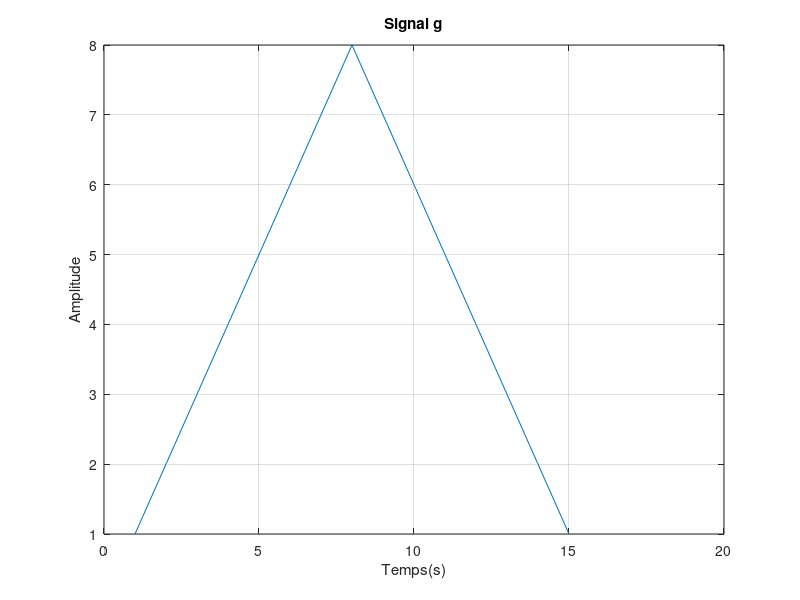
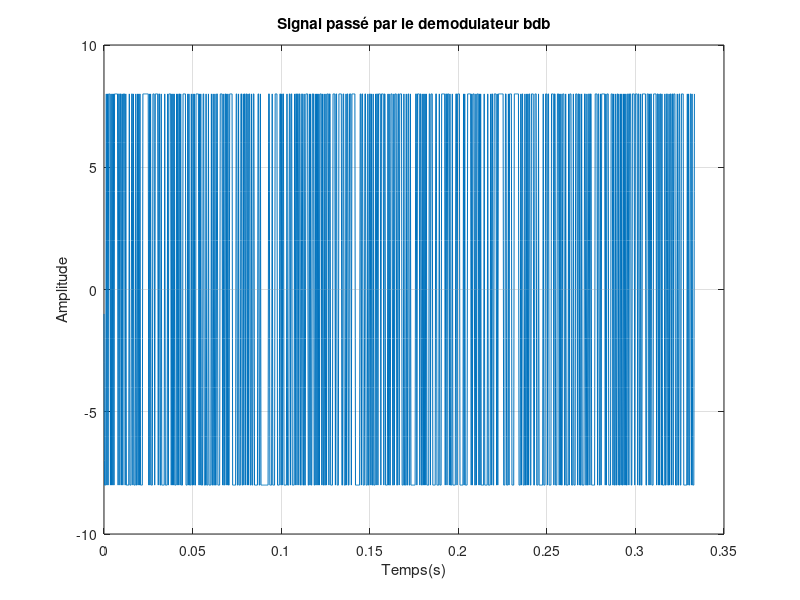

Write the MATLAB code that produced these figures, in order.
%Nettoyer l'interface
clc;
clear all;
close all;

%Constantes
Fe = 24000;
Rb = 3000;
Tb = 1/Rb;
Nbits = 1000;
Te = 1/Fe;
V = 1;

alpha = 0.2 ;
L = 8;
Te = 1 / Fe;
bits = randi([0 1],1, Nbits);

Symboles1 = 2*bits - 1;

Tsbin =Tb ;
Nsbin = floor(Tsbin / Te);

surech1 = zeros(1,Nsbin);
surech1(1) = 1;

Xk1 = kron(Symboles1,surech1);

%Mise en forme: 
h1=ones(1,Nsbin);
Signal_Filtre1 = filter(h1,1,Xk1);
hr = h1;
g= conv(h1,hr);
z=filter(g,1,Xk1);

% g la convolution de h1 et hr
figure (1);
plot(g);
xlabel("Temps(s)");
ylabel("Amplitude");
title("Signal g");
grid on;

%  z la convolution de xk1 et g 
temps = [0:Te:(length(z)-1)*Te];
figure(2);
plot(temps,z);
xlabel("Temps(s)");
ylabel("Amplitude");
title("Signal passé par le demodulateur bdb");
grid on;